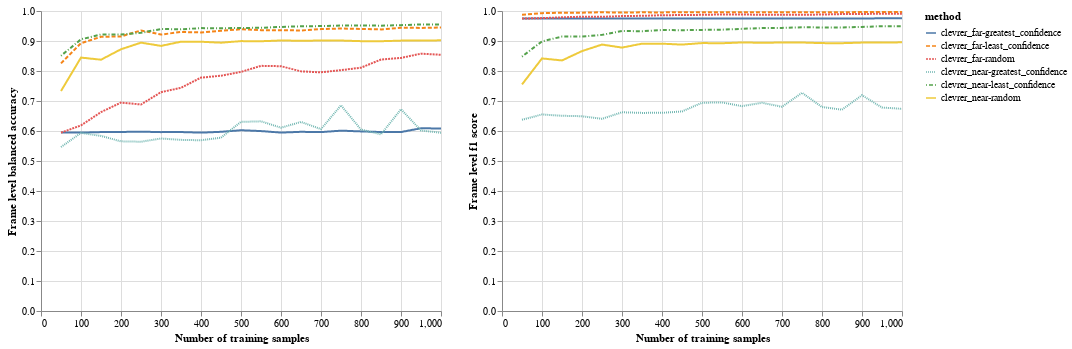

Source (notebook cell):
### Code cell
frame_level_balanced_accuracy_plot = alt.Chart(df).mark_line().encode(
    x=alt.X('num_train', title='Number of training samples'),
    y=alt.Y('frame_level_balanced_accuracy', title='Frame level balanced accuracy'),
    color=alt.Color('method'),
    strokeDash=alt.StrokeDash('method'),
    tooltip=['method', 'num_train', alt.Tooltip('frame_level_balanced_accuracy', title="balanced acc")]
)

frame_level_f1_plot = alt.Chart(df).mark_line().encode(
    x=alt.X('num_train', title='Number of training samples'),
    y=alt.Y('frame_level_f1', title='Frame level f1 score'),
    color=alt.Color('method'),
    strokeDash=alt.StrokeDash('method'),
    tooltip=['method', 'num_train', alt.Tooltip('frame_level_f1', title="F1 score")]
)

frame_level_balanced_accuracy_plot | frame_level_f1_plot
